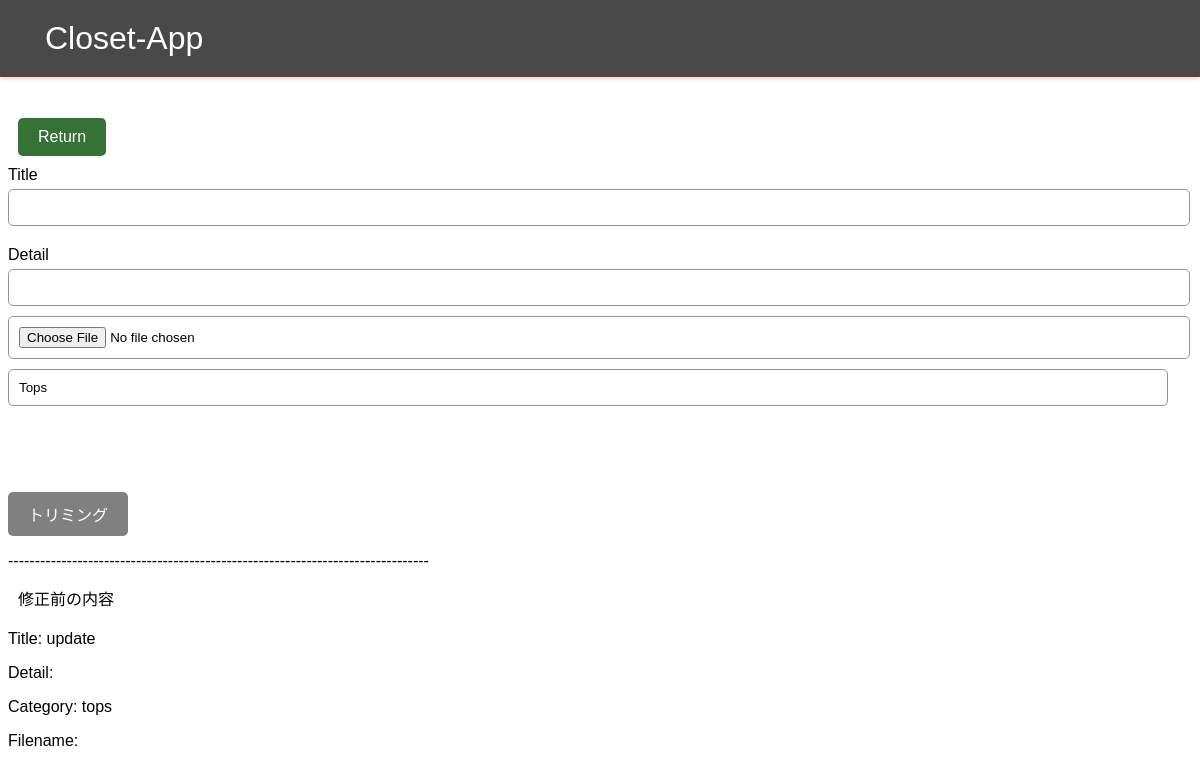
Before: /update/1 (signed in) with the older database file.
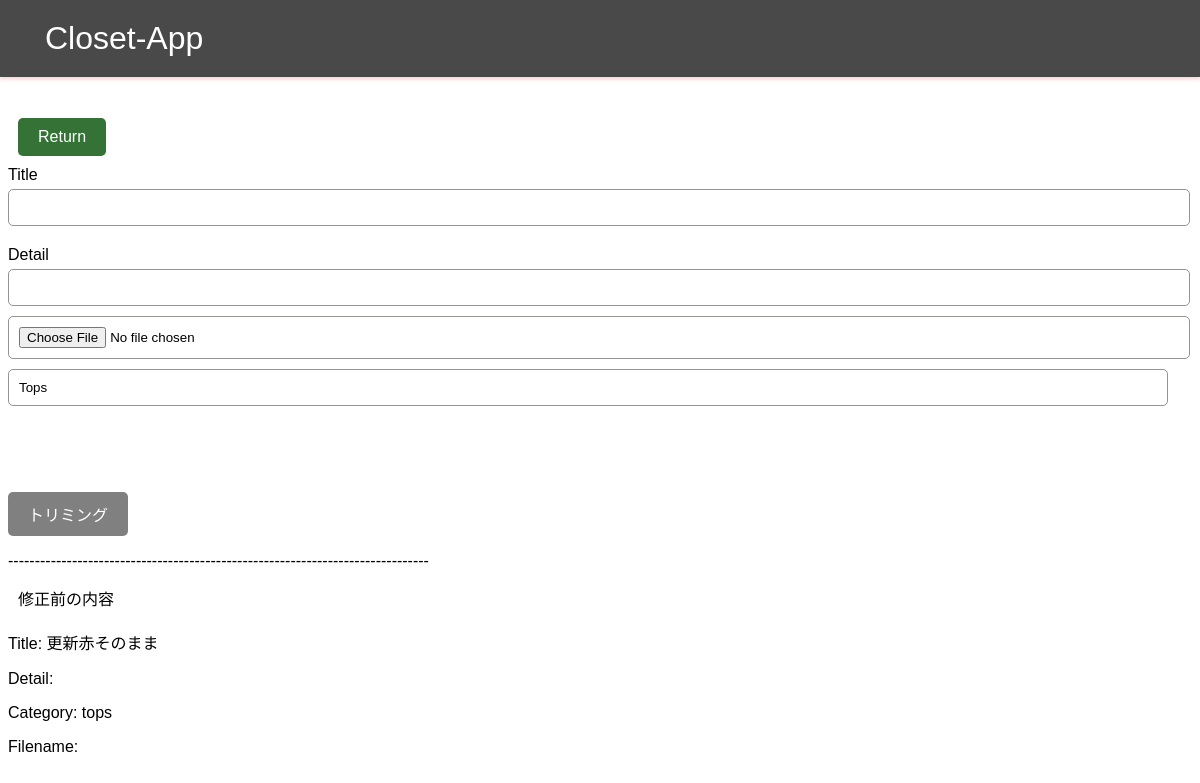
After: the same page with the newer database file.
### app.py (models this page shows)
class Post(db.Model):
    id = db.Column(db.Integer, primary_key=True)
    title = db.Column(db.String(30), nullable=False)
    detail = db.Column(db.String(100))
    category = db.Column(db.Enum('tops', 'bottoms'))
    user_id = db.Column(db.Integer, nullable=False)
    image_id = db.Column(db.Integer, db.ForeignKey('image.id')) # Imageモデルとの関連性を定義

### app.py (the view, shortened to what this page needs)
@app.route('/update/<int:id>', methods=['GET', 'POST'])
@login_required
def update(id):
    post = Post.query.get(id)
    image = post.image
    image_url = image.public_url
    cropped_image = None
    if request.method == 'GET':
        return render_template('update.html', post=post, image=image, image_url=image_url, cropped_image=cropped_image)

### app.py (called while the page is built)
@login_manager.user_loader
def load_user(user_id):
    return User.query.get(int(user_id))

### templates/update.html (shortened to what this page needs)
{% extends 'base.html' %}
{% block head %}
<link rel="stylesheet" href="{{ url_for('static', filename='css/main.css') }}">
{% endblock %}
{% block body %}
<a class="btn-return" href="/index" role="button">Return</a>
<form id="crop-form" action="/update/{{ post.id }}" method="POST", enctype="multipart/form-data">
    <div>
        <label for="title">Title</label>
        <input type="text" name="title">
    </div>
    <div>
        <label for="detail">Detail</label>
        <input type="text" name="detail">
        <input type="file" id="file-input">
        <select name="category">
            <option value="tops">Tops</option>
        </select><br>
    </div>
    <div id="cropped-container">
    </div>
    <button id="apply-crop" type="submit">トリミング</button>
</form>
<p>-------------------------------------------------------------------------------</p>
<div style="margin-left: 10px;">修正前の内容</div>
<div style="margin: auto;">
    <div>
        <p>Title: {{ post.title }}</p>
        <p>Detail: {{ post.detail }}</p>
        <p>Category: {{ post.category }}</p>
        <p>Filename: {{ image.filename }}</p>
    </div>
</div>
<link href="{{ url_for('static', filename='css/cropper.min.css') }}" rel="stylesheet">
{% endblock %}

### templates/base.html (shortened to what this page needs)
<!DOCTYPE html>
<html lang="en">
<head>
    {% block head %}{% endblock %}
</head>
<body>
    <header class="header">
        <nav class="navbar">
            <a class="navbar-login" href="/index">Closet-App</a>
        </nav>
    </header>
    {% block body %}{% endblock %}
</body>
</html>

### static/css/main.css (style rules this page uses)
body { font-family: Arial, sans-serif; }
.header { position: fixed; top: 0; left: 0; z-index: 100; width: 100%; background-color: rgba(28, 28, 28, 0.8); padding: 20px 0; box-shadow: 0 2px 4px 0 rgba(235, 16, 16, 0.2); }
body { padding-top: 100px; }
.navbar { max-width: 1200px; margin: 0 auto; padding: 0 20px; }
.navbar-login { color: #fff; text-decoration: none; font-size: 2rem; padding: 12px 24px; border: 1px solid transparent; transition: all 0.1s ease; border-radius: 4px; background-color: transparent; }
.btn-return { display: inline-block; padding: 10px 20px; background-color: #357235; color: #fff; text-decoration: none; font-size: 16px; transition: background-color 0.3s ease; border: none; border-radius: 5px; cursor: pointer; margin: 10px; }
div { margin-bottom: 20px; }
label { display: block; margin-bottom: 5px; }
input[type="text"], input[type="file"], input[type="password"], select { display: block; width: 98%; padding: 10px; margin-bottom: 10px; background-color: #fff; color: #000; border: 1px solid #969393; border-radius: 5px; }
input[type="text"]::placeholder, input[type="file"]::placeholder , input[type="password"]::placeholder { color: #888; }
select { appearance: none; }
#apply-crop { display: inline-block; padding: 10px 20px; background-color: #808080; color: #fff; text-decoration: none; font-size: 16px; border: none; border-radius: 5px; cursor: pointer; transition: background-color 0.3s ease; }

Changed rows visible on the page:
changed Post "tops": title "update" → "更新赤そのまま"
